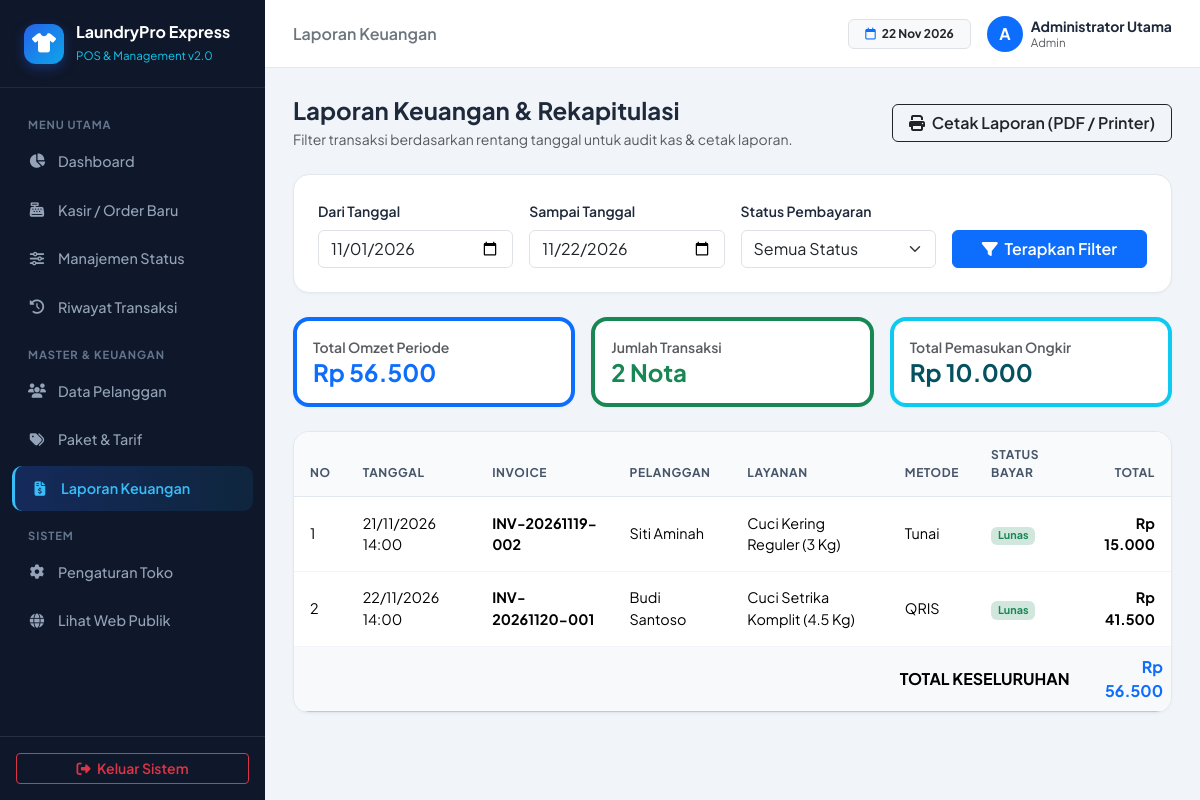
/admin_dashboard.php?page=laporan (signed in), run on the app's committed database.
### tables this page shows
CREATE TABLE `pengaturan_toko` (
    `id` INT PRIMARY KEY DEFAULT 1,
    `nama_toko` VARCHAR(100) NOT NULL DEFAULT 'LaundryPro Express',
    `tagline` VARCHAR(150) NOT NULL DEFAULT 'Bersih, Wangi, Rapi & Tepat Waktu',
    `alamat_toko` TEXT NOT NULL,
    `no_wa_toko` VARCHAR(25) NOT NULL,
    `biaya_antar_default` DECIMAL(12,2) NOT NULL DEFAULT 10000,
    `catatan_struk` VARCHAR(255) NOT NULL DEFAULT 'Terima kasih telah mempercayakan pakaian Anda kepada kami.'
);

CREATE TABLE `transaksi` (
    `id` INT AUTO_INCREMENT PRIMARY KEY,
    `kode_invoice` VARCHAR(30) NOT NULL UNIQUE,
    `pelanggan_id` INT NULL,
    `nama_pelanggan` VARCHAR(100) NOT NULL,
    `no_hp` VARCHAR(20) NOT NULL,
    `alamat_antar` TEXT NULL,
    `layanan_id` INT NULL,
    `jenis_layanan` VARCHAR(100) NOT NULL,
    `harga_satuan` DECIMAL(12,2) NOT NULL DEFAULT 0,
    `berat_qty` DECIMAL(8,2) NOT NULL,
    `satuan` VARCHAR(20) NOT NULL DEFAULT 'Kg',
    `subtotal` DECIMAL(12,2) NOT NULL,
    `diskon` DECIMAL(12,2) NOT NULL DEFAULT 0,
    `biaya_antar` DECIMAL(12,2) NOT NULL DEFAULT 0,
    `total_harga` DECIMAL(12,2) NOT NULL,
    `metode_bayar` ENUM('Tunai', 'QRIS', 'Transfer Bank') NOT NULL DEFAULT 'Tunai',
    `status_bayar` ENUM('Belum Lunas', 'Lunas') NOT NULL DEFAULT 'Lunas',
    `pakai_antar` TINYINT(1) NOT NULL DEFAULT 0,
    `status_cucian` ENUM('Baru Masuk', 'Proses Cuci', 'Proses Setrika', 'Siap Diambil', 'Selesai') NOT NULL DEFAULT 'Baru Masuk',
    `status_antar` ENUM('Ambil Sendiri', 'Menunggu Diantar', 'Sedang Diantar', 'Terkirim') NOT NULL DEFAULT 'Ambil Sendiri',
    `catatan` TEXT NULL,
    `estimasi_selesai` DATETIME NULL,
    `tanggal_transaksi` DATETIME DEFAULT CURRENT_TIMESTAMP,
    `updated_at` TIMESTAMP DEFAULT CURRENT_TIMESTAMP ON UPDATE CURRENT_TIMESTAMP,
    CONSTRAINT `fk_transaksi_user` FOREIGN KEY (`pelanggan_id`) REFERENCES `users`(`id`) ON DELETE SET NULL,
    CONSTRAINT `fk_transaksi_layanan` FOREIGN KEY (`layanan_id`) REFERENCES `layanan`(`id`) ON DELETE SET NULL
);

### config/helpers.php (called while the page is built, shortened)
<?php
function e(?string $str): string {
    return htmlspecialchars($str ?? '', ENT_QUOTES, 'UTF-8');
}
function rupiah($angka): string {
    return 'Rp ' . number_format((float)$angka, 0, ',', '.');
}
function get_toko(PDO $pdo): array {
    $stmt = $pdo->query("SELECT * FROM pengaturan_toko WHERE id = 1");
    return $stmt->fetch() ?: [
        'nama_toko' => 'LaundryPro Express',
        'tagline' => 'Solusi Laundry Modern',
        'alamat_toko' => 'Jl. Merdeka No. 1',
        'no_wa_toko' => '081234567890',
        'biaya_antar_default' => 10000,
        'catatan_struk' => 'Terima kasih atas kepercayaan Anda.'
    ];
}

### pages/laporan.php (the view, shortened to what this page needs)
<?php
$tgl_mulai   = $_GET['tgl_mulai'] ?? date('Y-m-01');
$tgl_selesai = $_GET['tgl_selesai'] ?? date('Y-m-d');
$sql = "SELECT * FROM transaksi WHERE DATE(tanggal_transaksi) BETWEEN :mulai AND :selesai";
$params = ['mulai' => $tgl_mulai, 'selesai' => $tgl_selesai];
$sql .= " ORDER BY id DESC";
$stmt = $pdo->prepare($sql);
$stmt->execute($params);
$laporanRows = $stmt->fetchAll();
$totalPendapatan = 0;
$totalOngkir = 0;
foreach ($laporanRows as $lr) {
    $totalPendapatan += (float)$lr['total_harga'];
    $totalOngkir += (float)$lr['biaya_antar'];
}
?>
<div class="d-flex flex-column flex-md-row justify-content-between align-items-md-center mb-4 gap-3">
    <div>
        <h4 class="fw-bold mb-1">Laporan Keuangan & Rekapitulasi</h4>
        <p class="text-muted small mb-0">Filter transaksi berdasarkan rentang tanggal untuk audit kas & cetak laporan.</p>
    </div>
    <button onclick="window.print()" class="btn btn-outline-dark fw-semibold px-3 no-print">
        <i class="fa-solid fa-print me-1"></i> Cetak Laporan (PDF / Printer)
    </button>
</div>
<div class="card-pro p-4 mb-4 no-print">
    <form method="GET" action="admin_dashboard.php" class="row g-3 align-items-end">
        <div class="col-md-3">
            <label class="form-label small fw-semibold">Dari Tanggal</label>
            <input type="date" class="form-control" name="tgl_mulai" value="<?= e($tgl_mulai); ?>" required>
        </div>
        <div class="col-md-3">
            <label class="form-label small fw-semibold">Sampai Tanggal</label>
            <input type="date" class="form-control" name="tgl_selesai" value="<?= e($tgl_selesai); ?>" required>
        </div>
        <div class="col-md-3">
            <label class="form-label small fw-semibold">Status Pembayaran</label>
            <select class="form-select" name="status_bayar">
                <option value="">Semua Status</option>
            </select>
        </div>
        <div class="col-md-3">
            <button type="submit" class="btn btn-primary w-100 fw-semibold">
                <i class="fa-solid fa-filter me-1"></i> Terapkan Filter
            </button>
        </div>
    </form>
</div>
<div class="row g-3 mb-4">
    <div class="col-md-4">
        <div class="card-pro p-3 border-start border-primary border-4">
            <span class="text-muted small fw-semibold d-block">Total Omzet Periode</span>
            <h4 class="fw-bold text-primary mb-0"><?= rupiah($totalPendapatan); ?></h4>
        </div>
    </div>
    <div class="col-md-4">
        <div class="card-pro p-3 border-start border-success border-4">
            <span class="text-muted small fw-semibold d-block">Jumlah Transaksi</span>
            <h4 class="fw-bold text-success mb-0"><?= count($laporanRows); ?> Nota</h4>
        </div>
    </div>
    <div class="col-md-4">
        <div class="card-pro p-3 border-start border-info border-4">
            <span class="text-muted small fw-semibold d-block">Total Pemasukan Ongkir</span>
            <h4 class="fw-bold text-info-emphasis mb-0"><?= rupiah($totalOngkir); ?></h4>
        </div>
    </div>
</div>
<div class="card-pro overflow-hidden">
    <div class="table-responsive">
        <table class="table table-pro align-middle mb-0">
            <thead>
                <tr>
                    <th>No</th>
                    <th>Tanggal</th>
                    <th>Invoice</th>
                    <th>Pelanggan</th>
                    <th>Layanan</th>
                    <th>Metode</th>
                    <th>Status Bayar</th>
                    <th class="text-end">Total</th>
                </tr>
            </thead>
            <tbody>
                <?php if (empty($laporanRows)): ?>
                    <tr><td colspan="8" class="text-center py-5 text-muted">Tidak ada data transaksi pada periode ini.</td></tr>
                <?php else: ?>
                    <?php $no = 1; foreach ($laporanRows as $row): ?>
                        <tr>
                            <td><?= $no++; ?></td>
                            <td><?= date('d/m/Y H:i', strtotime($row['tanggal_transaksi'])); ?></td>
                            <td class="fw-bold"><?= e($row['kode_invoice']); ?></td>
                            <td><?= e($row['nama_pelanggan']); ?></td>
                            <td><?= e($row['jenis_layanan']); ?> (<?= (float)$row['berat_qty']; ?> <?= e($row['satuan']); ?>)</td>
                            <td><?= e($row['metode_bayar']); ?></td>
                            <td>
                                <span class="badge <?= $row['status_bayar'] === 'Lunas' ? 'bg-success-subtle text-success' : 'bg-danger-subtle text-danger'; ?>">
                                    <?= e($row['status_bayar']); ?>
                                </span>
                            </td>
                            <td class="text-end fw-bold"><?= rupiah($row['total_harga']); ?></td>
                        </tr>
                    <?php endforeach; ?>
                <?php endif; ?>
            </tbody>
            <tfoot>
                <tr class="table-light fw-bold">
                    <td colspan="7" class="text-end">TOTAL KESELURUHAN</td>
                    <td class="text-end text-primary fs-6"><?= rupiah($totalPendapatan); ?></td>
                </tr>
            </tfoot>
        </table>
    </div>
</div>

### admin_dashboard.php (shortened to what this page needs)
<?php
require_once 'config/database.php';
require_once 'config/helpers.php';
$toko = get_toko($pdo);
$allowedPages = [
    'home'             => 'Dashboard Utama',
    'transaksi_baru'   => 'Transaksi Baru (POS)',
    'manajemen_status' => 'Manajemen Status',
    'riwayat'          => 'Riwayat Transaksi',
    'pelanggan'        => 'Data Pelanggan',
    'layanan'          => 'Paket & Tarif Layanan',
    'laporan'          => 'Laporan Keuangan',
    'pengaturan'       => 'Pengaturan Toko'
];
$page = $_GET['page'] ?? 'home';
?>
<!DOCTYPE html>
<html lang="id">
<head>
    <link href="https://cdn.jsdelivr.net/npm/bootstrap@5.3.3/dist/css/bootstrap.min.css" rel="stylesheet">
    <link rel="stylesheet" href="https://cdnjs.cloudflare.com/ajax/libs/font-awesome/6.5.1/css/all.min.css">
    <link rel="stylesheet" href="assets/css/app.css">
</head>
<body>
    <aside class="sidebar no-print" id="appSidebar">
        <div class="sidebar-brand">
            <div class="brand-icon"><i class="fa-solid fa-shirt"></i></div>
            <div>
                <div class="fw-bold text-white lh-sm"><?= e($toko['nama_toko']); ?></div>
                <small class="text-info" style="font-size: 0.72rem;">POS & Management v2.0</small>
            </div>
        </div>
        <nav class="sidebar-nav">
            <div class="nav-section-title">Menu Utama</div>
            <a href="admin_dashboard.php?page=home" class="sidebar-link <?= $page === 'home' ? 'active' : ''; ?>">
                <i class="fa-solid fa-chart-pie fa-fw"></i> Dashboard
            </a>
            <a href="admin_dashboard.php?page=transaksi_baru" class="sidebar-link <?= $page === 'transaksi_baru' ? 'active' : ''; ?>">
                <i class="fa-solid fa-cash-register fa-fw"></i> Kasir / Order Baru
            </a>
            <a href="admin_dashboard.php?page=manajemen_status" class="sidebar-link <?= $page === 'manajemen_status' ? 'active' : ''; ?>">
                <i class="fa-solid fa-sliders fa-fw"></i> Manajemen Status
            </a>
            <a href="admin_dashboard.php?page=riwayat" class="sidebar-link <?= $page === 'riwayat' ? 'active' : ''; ?>">
                <i class="fa-solid fa-clock-rotate-left fa-fw"></i> Riwayat Transaksi
            </a>
            <div class="nav-section-title">Master & Keuangan</div>
            <a href="admin_dashboard.php?page=pelanggan" class="sidebar-link <?= $page === 'pelanggan' ? 'active' : ''; ?>">
                <i class="fa-solid fa-users fa-fw"></i> Data Pelanggan
            </a>
            <a href="admin_dashboard.php?page=layanan" class="sidebar-link <?= $page === 'layanan' ? 'active' : ''; ?>">
                <i class="fa-solid fa-tags fa-fw"></i> Paket & Tarif
            </a>
            <a href="admin_dashboard.php?page=laporan" class="sidebar-link <?= $page === 'laporan' ? 'active' : ''; ?>">
                <i class="fa-solid fa-file-invoice-dollar fa-fw"></i> Laporan Keuangan
            </a>
            <div class="nav-section-title">Sistem</div>
            <a href="admin_dashboard.php?page=pengaturan" class="sidebar-link <?= $page === 'pengaturan' ? 'active' : ''; ?>">
                <i class="fa-solid fa-gear fa-fw"></i> Pengaturan Toko
            </a>
            <a href="index.php" target="_blank" class="sidebar-link">
                <i class="fa-solid fa-globe fa-fw"></i> Lihat Web Publik
            </a>
        </nav>
        <div class="p-3 border-top border-secondary border-opacity-25">
            <a href="actions/auth_logout.php" class="btn btn-outline-danger btn-sm w-100 fw-semibold">
                <i class="fa-solid fa-right-from-bracket me-1"></i> Keluar Sistem
            </a>
        </div>
    </aside>
    <div class="main-wrapper">
        <header class="topbar no-print">
            <div class="d-flex align-items-center gap-3">
                <span class="fw-semibold text-secondary d-none d-sm-inline"><?= e($allowedPages[$page]); ?></span>
            </div>
            <div class="d-flex align-items-center gap-3">
                <span class="badge bg-light text-dark border px-3 py-2 d-none d-md-inline">
                    <i class="fa-regular fa-calendar me-1 text-primary"></i> <?= date('d M Y'); ?>
                </span>
                <div class="d-flex align-items-center gap-2">
                    <div class="bg-primary text-white rounded-circle d-flex align-items-center justify-content-center fw-bold" style="width: 36px; height: 36px;">
                        <?= strtoupper(substr($_SESSION['nama_lengkap'] ?? 'A', 0, 1)); ?>
                    </div>
                    <div class="lh-1">
                        <div class="fw-bold small"><?= e($_SESSION['nama_lengkap'] ?? 'Admin'); ?></div>
                        <small class="text-muted text-capitalize" style="font-size: 0.72rem;"><?= e($_SESSION['role']); ?></small>
                    </div>
                </div>
            </div>
        </header>
        <main class="content-container">
            <?php require __DIR__ . "/pages/{$page}.php"; ?>
        </main>
    </div>
</body>
</html>

### assets/css/app.css (style rules this page uses)
:root { --lp-primary: #2563eb; --lp-primary-dark: #1d4ed8; --lp-accent: #0ea5e9; --lp-sidebar-bg: #0f172a; --lp-sidebar-hover: rgba(255, 255, 255, 0.08); --lp-body-bg: #f1f5f9; --lp-card-border: #e2e8f0; --lp-sidebar-width: 265px; }
body { font-family: 'Plus Jakarta Sans', -apple-system, BlinkMacSystemFont, sans-serif; background-color: var(--lp-body-bg); color: #1e293b; overflow-x: hidden; }
.sidebar { position: fixed; top: 0; left: 0; width: var(--lp-sidebar-width); height: 100vh; background: var(--lp-sidebar-bg); color: #f8fafc; z-index: 1040; display: flex; flex-direction: column; transition: transform 0.3s ease; }
.sidebar-brand { padding: 1.35rem 1.5rem; border-bottom: 1px solid rgba(255, 255, 255, 0.08); display: flex; align-items: center; gap: 12px; }
.brand-icon { width: 40px; height: 40px; border-radius: 12px; background: linear-gradient(135deg, var(--lp-primary), var(--lp-accent)); display: flex; align-items: center; justify-content: center; color: #fff; font-size: 1.2rem; box-shadow: 0 4px 12px rgba(37, 99, 235, 0.35); }
.sidebar-nav { padding: 1rem 0.75rem; flex-grow: 1; overflow-y: auto; }
.nav-section-title { font-size: 0.7rem; font-weight: 700; text-transform: uppercase; letter-spacing: 0.08em; color: #64748b; padding: 0.75rem 1rem 0.4rem; }
.sidebar-link { display: flex; align-items: center; gap: 12px; padding: 0.72rem 1rem; margin-bottom: 4px; border-radius: 10px; color: #94a3b8; text-decoration: none; font-size: 0.9rem; font-weight: 500; transition: all 0.2s ease; }
.sidebar-link.active { background: linear-gradient(90deg, rgba(37, 99, 235, 0.25), rgba(14, 165, 233, 0.1)); color: #38bdf8; font-weight: 600; border-left: 3px solid #38bdf8; }
.main-wrapper { margin-left: var(--lp-sidebar-width); min-height: 100vh; display: flex; flex-direction: column; transition: margin-left 0.3s ease; }
.topbar { height: 68px; background: #ffffff; border-bottom: 1px solid var(--lp-card-border); padding: 0 1.75rem; display: flex; align-items: center; justify-content: space-between; position: sticky; top: 0; z-index: 1020; }
.content-container { padding: 1.75rem; flex-grow: 1; }
.card-pro { background: #ffffff; border: 1px solid var(--lp-card-border); border-radius: 16px; box-shadow: 0 1px 3px rgba(15, 23, 42, 0.04); }
.table-pro thead th { background-color: #f8fafc; color: #475569; font-size: 0.75rem; font-weight: 700; text-transform: uppercase; letter-spacing: 0.05em; border-bottom: 1px solid #e2e8f0; padding: 0.9rem 1rem; }
.table-pro tbody td { padding: 0.95rem 1rem; border-bottom: 1px solid #f1f5f9; font-size: 0.9rem; }

### data on the page
pengaturan_toko: nama_toko "LaundryPro Express"
transaksi: tanggal_transaksi "21/11/2026 14:00", kode_invoice "INV-20261119-002", nama_pelanggan "Siti Aminah", jenis_layanan "Cuci Kering Reguler", berat_qty "3", satuan "Kg", metode_bayar "Tunai", status_bayar "Lunas", total_harga "Rp 15.000"
transaksi: tanggal_transaksi "22/11/2026 14:00", kode_invoice "INV-20261120-001", nama_pelanggan "Budi Santoso", jenis_layanan "Cuci Setrika Komplit", berat_qty "4.5", satuan "Kg", metode_bayar "QRIS", status_bayar "Lunas", total_harga "Rp 41.500"

### other printed values
$allowedPages[$page] "Laporan Keuangan"
substr($_SESSION['nama_lengkap'] ?? 'A', 0, 1) "A"
$_SESSION['nama_lengkap'] "Administrator Utama"
$_SESSION['role'] "Admin"
rupiah($totalPendapatan) "Rp 56.500"
count($laporanRows) "2"
rupiah($totalOngkir) "Rp 10.000"
